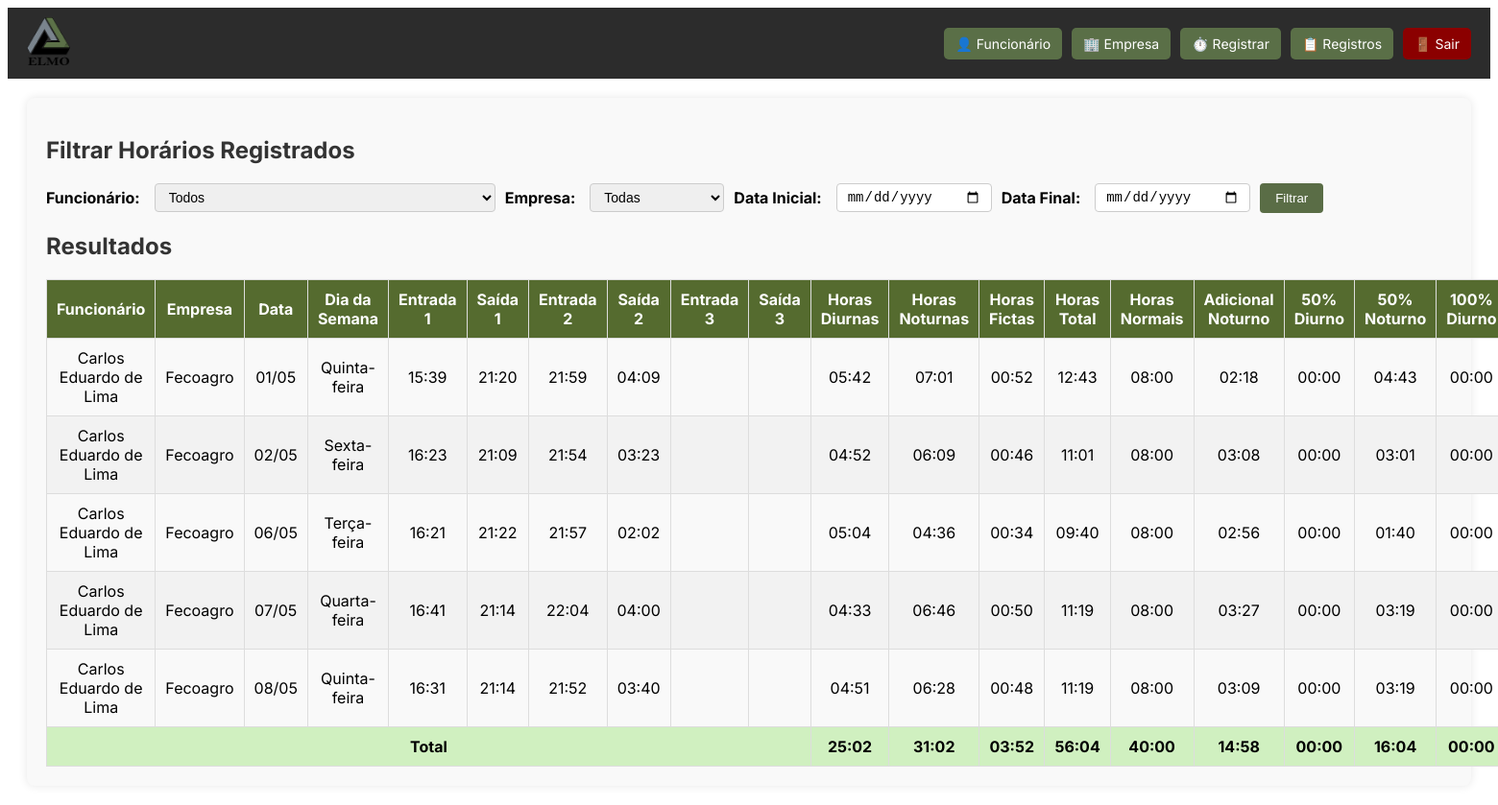
/lista-registros?funcionario_id=1 (signed in), run on an earlier commit of the app's database.
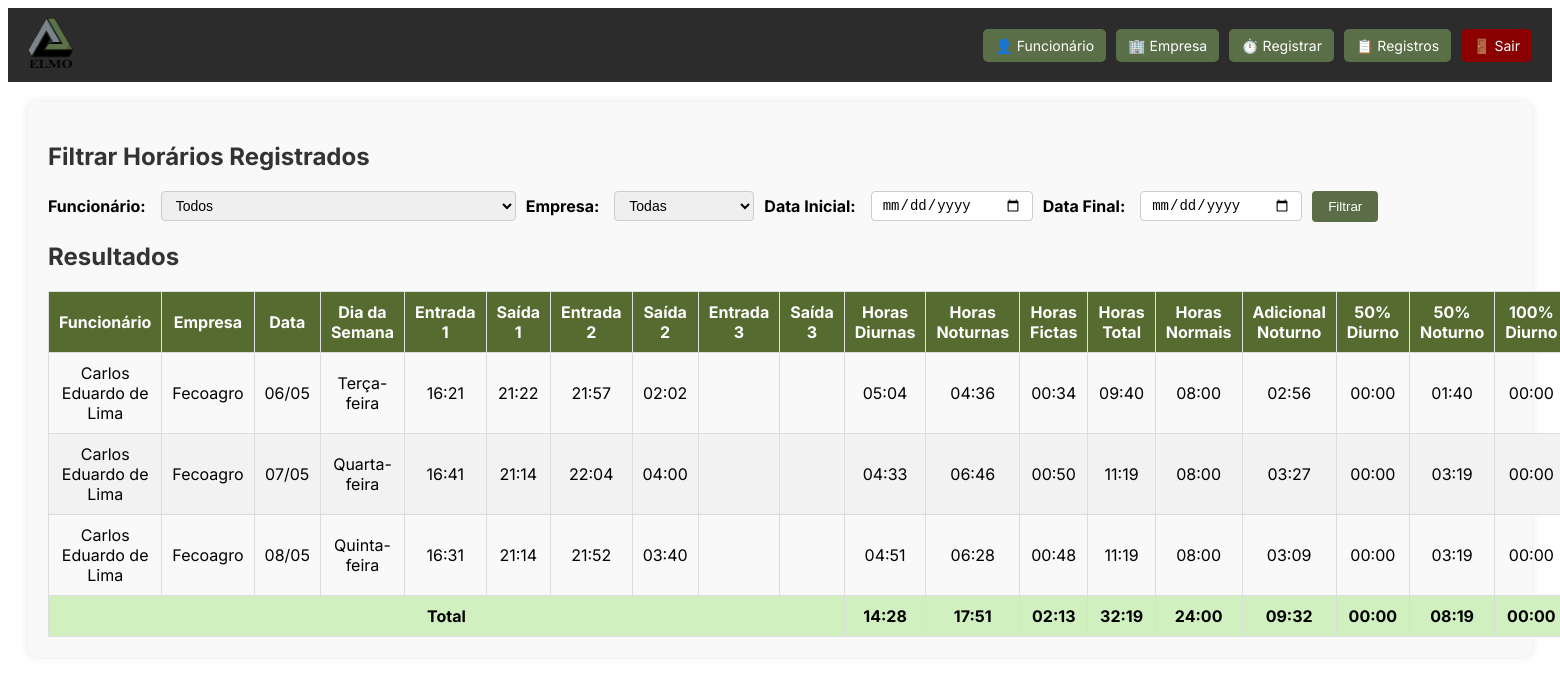
And on a later commit of the database.
### models.py (models this page shows)
class Ponto(db.Model):
    id = db.Column(db.Integer, primary_key=True)
    funcionario_id = db.Column(db.Integer, db.ForeignKey('funcionario.id'), nullable=False)
    empresa_id = db.Column(db.Integer, db.ForeignKey('empresa.id'), nullable=False)
    data = db.Column(db.String(10), nullable=False)
    entrada1 = db.Column(db.String(5))
    saida1 = db.Column(db.String(5))
    entrada2 = db.Column(db.String(5))
    saida2 = db.Column(db.String(5))
    entrada3 = db.Column(db.String(5))
    saida3 = db.Column(db.String(5))
    funcionario = db.relationship('Funcionario', backref=db.backref('pontos', lazy=True))
    empresa = db.relationship('Empresa', backref=db.backref('pontos', lazy=True))

class Funcionario(db.Model):
    id = db.Column(db.Integer, primary_key=True)
    nome = db.Column(db.String(100), nullable=False)
    cpf = db.Column(db.String(14), unique=True, nullable=True)

class Empresa(db.Model):
    id = db.Column(db.Integer, primary_key=True)
    nome = db.Column(db.String(100), nullable=False)
    vale_alimentacao = db.Column(db.Float, nullable=False)

### app.py (the view, shortened to what this page needs)
@app.route("/lista-registros", methods=["GET"])
def lista_registros():
    if not session.get("usuario_logado"):
        return redirect(url_for("login"))
    funcionarios = Funcionario.query.order_by(Funcionario.nome.asc()).all()
    empresas = Empresa.query.order_by(Empresa.nome.asc()).all()
    query = Ponto.query
    funcionario_id = request.args.get("funcionario_id")
    empresa_id = request.args.get("empresa_id")
    data_ini = request.args.get("data_ini")
    data_fim = request.args.get("data_fim")
    if funcionario_id:
        query = query.filter_by(funcionario_id=funcionario_id)
    if empresa_id:
        query = query.filter_by(empresa_id=empresa_id)
    if data_ini:
        query = query.filter(Ponto.data >= data_ini)
    if data_fim:
        query = query.filter(Ponto.data <= data_fim)
    pontos = []
    if funcionario_id or empresa_id or data_ini or data_fim:
        pontos = query.order_by(Ponto.data.asc()).all()
    INIDIA = time(5, 0)
    FIMDIA = time(22, 0)
    ININOT = time(22, 0)
    FIMNOT = time(5, 0)
    def to_time(valor):
        if isinstance(valor, str):
            return datetime.strptime(valor, "%H:%M").time()
        return valor
    for ponto in pontos:
        if isinstance(ponto.data, str):
            ponto.data_obj = datetime.strptime(ponto.data, "%Y-%m-%d")
        else:
            ponto.data_obj = ponto.data
        ponto.horas_diurnas_reais = timedelta()
        ponto.horas_noturnas_reais = timedelta()
        ponto.horas_fictas = timedelta()
        ponto.horas_adicional = timedelta()
        ponto.horas_adicional_ficta = timedelta()
        ponto.horas_diurnas = timedelta()
        ponto.horas_noturnas = timedelta()
        ponto.horas_total = timedelta()
        ponto.extra_50_diurno = timedelta()
        ponto.extra_50_noturno = timedelta()
        ponto.extra_50_noturno_reais = timedelta()
        ponto.extra_100_diurno = timedelta()
        ponto.extra_100_noturno = timedelta()
        ponto.horas_normais = timedelta(hours=8)
        if ponto.data_obj.weekday() == 5:
            ponto.horas_normais = timedelta(hours=4)
        turnos = [(ponto.entrada1, ponto.saida1), (ponto.entrada2, ponto.saida2), (ponto.entrada3, ponto.saida3)]
        minutos_marcados = []
        for entrada, saida in turnos:
            if entrada and saida:
                entrada = to_time(entrada)
                saida = to_time(saida)
                entrada_dt = datetime.combine(ponto.data_obj, entrada)
                saida_dt = datetime.combine(ponto.data_obj, saida)
                if saida < entrada:
                    saida_dt += timedelta(days=1)
                atual = entrada_dt
                while atual < saida_dt:
                    minutos_marcados.append(atual)
                    atual += timedelta(minutes=1)
        acumulado_domingo = timedelta()
        duracao_dentro_domingo = timedelta()
        for minuto in minutos_marcados:
            hora = minuto.time()
            tipo = "diurna"
            if hora >= ININOT or hora < FIMNOT:
                tipo = "noturna"
            if ponto.horas_normais > timedelta():
                ponto.horas_normais -= timedelta(minutes=1)
                if tipo == "diurna":
                    ponto.horas_diurnas += timedelta(minutes=1)
                    ponto.horas_diurnas_reais += timedelta(minutes=1)
                else:
                    ponto.horas_noturnas_reais += timedelta(minutes=1)
                    ponto.horas_adicional += timedelta(minutes=1)
            else:
                if tipo == "diurna":
                    ponto.extra_50_diurno += timedelta(minutes=1)
                    ponto.horas_diurnas_reais += timedelta(minutes=1)
                else:
                    ponto.extra_50_noturno_reais += timedelta(minutes=1)
                    ponto.horas_noturnas_reais += timedelta(minutes=1)
        if ponto.data_obj.weekday() < 5:
            ponto.horas_noturnas = ponto.horas_noturnas_reais * 1.142857
            ponto.horas_total = ponto.horas_diurnas_reais + ponto.horas_noturnas
            ponto.horas_fictas= ponto.horas_noturnas_reais * 0.142857
            carga_horaria_diaria = timedelta(hours=8)
            jornada_total = ponto.horas_diurnas_reais + ponto.horas_noturnas
            if jornada_total < carga_horaria_diaria:
                ponto.horas_normais = jornada_total
            else:
                ponto.horas_normais = carga_horaria_diaria
                ponto.extra_50_noturno = ( ponto.extra_50_noturno_reais * 1.142857 ) + ( ponto.horas_adicional * 0.142857 )
    total = {
            "horas_diurnas": timedelta(),
            "horas_noturnas": timedelta(),
            "horas_fictas": timedelta(),
            "horas_total": timedelta(),
            "horas_normais": timedelta(),
            "horas_adicional": timedelta(),
            "extra_50_diurno": timedelta(),
            "extra_50_noturno": timedelta(),
            "extra_100_diurno": timedelta(),
            "extra_100_noturno": timedelta(),
        }
    for ponto in pontos:
            total["horas_diurnas"] += ponto.horas_diurnas_reais
            total["horas_noturnas"] += ponto.horas_noturnas
            total["horas_fictas"] += ponto.horas_fictas
            total["horas_total"] += ponto.horas_total
            total["horas_normais"] += ponto.horas_normais
            total["horas_adicional"] += ponto.horas_adicional
            total["extra_50_diurno"] += ponto.extra_50_diurno
            total["extra_50_noturno"] += ponto.extra_50_noturno
            total["extra_100_diurno"] += ponto.extra_100_diurno
            total["extra_100_noturno"] += ponto.extra_100_noturno
    return render_template("lista_registros.html", pontos=pontos, funcionarios=funcionarios, empresas=empresas, total=total)

### app.py (called while the page is built)
@app.template_filter('horario_formatado')
def horario_formatado(value):
    if not value:
        return "00:00"
    total_minutes = int(value.total_seconds() // 60)
    horas = total_minutes // 60
    minutos = total_minutes % 60
    return f"{horas:02d}:{minutos:02d}"

@app.template_filter('formatar_dia_semana')
def formatar_dia_semana(data):
    return format_datetime(data, "EEEE", locale='pt_BR').capitalize()

### templates/lista_registros.html (shortened to what this page needs)
{% extends "base.html" %}
{% block content %}
<div class="box">
    <h2>Filtrar Horários Registrados</h2>
    <form method="GET" class="filter-lista-form">
        <label for="funcionario_id">Funcionário:</label>
        <select name="funcionario_id" id="funcionario_id">
            <option value="">Todos</option>
        </select>
        <label for="empresa_id">Empresa:</label>
        <select name="empresa_id" id="empresa_id">
            <option value="">Todas</option>
        </select>
        <label for="data_ini">Data Inicial:</label>
        <input type="date" name="data_ini" id="data_ini">
        <label for="data_fim">Data Final:</label>
        <input type="date" name="data_fim" id="data_fim">
        <button type="submit" class="btn-lista-filter">Filtrar</button>
    </form>
</div>
<div class="box">
    <h2>Resultados</h2>
    <div class="table-responsive">
        <table class="styled-table">
            <thead>
                <tr>
                    <th>Funcionário</th>
                    <th>Empresa</th>
                    <th>Data</th>
                    <th>Dia da Semana</th>
                    <th>Entrada 1</th><th>Saída 1</th>
                    <th>Entrada 2</th><th>Saída 2</th>
                    <th>Entrada 3</th><th>Saída 3</th>
                    <th>Horas Diurnas</th>
                    <th>Horas Noturnas</th>
                    <th>Horas Fictas</th>
                    <th>Horas Total</th>
                    <th>Horas Normais</th>
                    <th>Adicional Noturno</th>
                    <th>50% Diurno</th>
                    <th>50% Noturno</th>
                    <th>100% Diurno</th>
                </tr>
            </thead>
            <tbody>
                {% for p in pontos %}
                <tr class="{% if p.data_obj | formatar_dia_semana == 'Domingo' %}domingo{% endif %}">
                    <td>{{ p.funcionario.nome }}</td>
                    <td>{{ p.empresa.nome }}</td>
                    <td>{{ p.data_obj.strftime('%d/%m') }}</td>
                    <td>{{ p.data_obj | formatar_dia_semana }}</td>
                    <td>{{ p.entrada1 or '' }}</td><td>{{ p.saida1 or '' }}</td>
                    <td>{{ p.entrada2 or '' }}</td><td>{{ p.saida2 or '' }}</td>
                    <td>{{ p.entrada3 or '' }}</td><td>{{ p.saida3 or '' }}</td>
                    <td>{{ p.horas_diurnas_reais|horario_formatado }}</td>
                    <td>{{ p.horas_noturnas|horario_formatado }}</td>
                    <td>{{ p.horas_fictas|horario_formatado }}</td>
                    <td>{{ p.horas_total|horario_formatado }}</td>
                    <td>{{ p.horas_normais|horario_formatado }}</td>
                    <td>{{ p.horas_adicional|horario_formatado }}</td>
                    <td>{{ p.extra_50_diurno|horario_formatado }}</td>
                    <td>{{ p.extra_50_noturno|horario_formatado }}</td>
                    <td>{{ p.extra_100_diurno|horario_formatado }}</td>
                </tr>
                {% endfor %}
            </tbody>
            <tfoot>
                <tr class="total-row">
                    <td colspan="10">Total</td>
                    <td>{{ total.horas_diurnas|horario_formatado }}</td>
                    <td>{{ total.horas_noturnas|horario_formatado }}</td>
                    <td>{{ total.horas_fictas|horario_formatado }}</td>
                    <td>{{ total.horas_total|horario_formatado }}</td>
                    <td>{{ total.horas_normais|horario_formatado }}</td>
                    <td>{{ total.horas_adicional|horario_formatado }}</td>
                    <td>{{ total.extra_50_diurno|horario_formatado }}</td>
                    <td>{{ total.extra_50_noturno|horario_formatado }}</td>
                    <td>{{ total.extra_100_diurno|horario_formatado }}</td>
                </tr>
            </tfoot>
        </table>
    </div>
</div>
{% endblock %}

### templates/base.html (shortened to what this page needs)
<!DOCTYPE html>
<html lang="pt-BR">
<head>
    <link rel="stylesheet" href="{{ url_for('static', filename='style.css') }}">
</head>
<body>
    <header class="navbar">
        <div class="logo">
            <img src="{{ url_for('static', filename='elmo_logo.png') }}" alt="Logo Elmo" height="60">
        </div>
        <div class="menu">
            <a href="{{ url_for('cadastro_funcionario') }}" class="btn">👤 Funcionário</a>
            <a href="{{ url_for('cadastro_empresa') }}" class="btn">🏢 Empresa</a>
            <a href="{{ url_for('registro') }}" class="btn">⏱️ Registrar</a>
            <a href="{{ url_for('lista_registros') }}" class="btn">📋 Registros</a>
            <a href="{{ url_for('logout') }}" class="btn logout-btn">🚪 Sair</a>
        </div>
    </header>
    <main class="container">
        {% block content %}{% endblock %}
    </main>
</body>
</html>

### static/style.css (style rules this page uses)
.navbar { display: flex; align-items: center; justify-content: space-between; background-color: #2c2c2c; padding: 10px 20px; flex-wrap: wrap; }
.logo img { height: 50px; }
.menu { display: flex; gap: 10px; align-items: center; margin-left: auto; }
.btn { color: white; text-decoration: none; background-color: #5a6f47; padding: 8px 12px; border-radius: 5px; font-size: 14px; transition: background-color 0.3s; }
.logout-btn { background-color: #8b0000; }
.container { padding: 20px; background-color: #f9f9f9; margin: 20px; border-radius: 8px; box-shadow: 0 0 10px rgba(0,0,0,0.1); }
h2, h3 { color: #333; }
table { width: 100%; border-collapse: collapse; margin-top: 20px; }
table th, table td { border: 1px solid #ccc; padding: 8px; text-align: center; }
table th { background-color: #6a7751; color: white; }
table tr:nth-child(even) { background-color: #f5f5f5; }
h2 { margin-bottom: 20px; color: #333; }
form { display: flex; flex-wrap: wrap; gap: 10px; align-items: center; }
label { font-weight: bold; margin-right: 5px; }
input[type="date"], input[type="time"], select { padding: 6px 8px; border: 1px solid #ccc; border-radius: 5px; outline: none; }
.styled-table { width: 100%; border-collapse: collapse; margin-top: 10px; }
.styled-table th, .styled-table td { border: 1px solid #ddd; padding: 10px; text-align: center; }
.styled-table th { background-color: #556b2f; color: white; }
.styled-table tr:nth-child(even) { background-color: #f2f2f2; }
select, input[type="date"], input[type="time"] { padding: 6px 8px; border: 1px solid #ccc; border-radius: 5px; outline: none; min-width: 140px; }
.filter-lista-form { display: flex; flex-wrap: wrap; align-items: center; gap: 10px; margin-bottom: 20px; }
.filter-lista-form label { margin-right: 5px; font-weight: bold; }
.filter-lista-form select, .filter-lista-form input[type="date"] { padding: 5px 10px; font-size: 14px; border: 1px solid #ccc; border-radius: 4px; }
.btn-lista-filter { background-color: #5a6d46; color: white; border: none; padding: 8px 16px; border-radius: 4px; cursor: pointer; }
.total-row td { background-color: #d0f0c0; font-weight: bold; }
a.btn, a.btn-green { text-decoration: none; }
body { font-family: 'Inter', sans-serif; }

What changed in the data, as far as the page shows it:
removed Ponto: funcionario.nome "Carlos Eduardo de Lima", empresa.nome "Fecoagro", data_obj "01/05", data_obj "Quinta-feira", entrada1 "15:39", saida1 "21:20", entrada2 "21:59", saida2 "04:09", horas_diurnas_reais|horario_formatado "05:42", horas_noturnas|horario_formatado "07:01", horas_fictas|horario_formatado "00:52", horas_total|horario_formatado "12:43", horas_normais|horario_formatado "08:00", horas_adicional|horario_formatado "02:18", extra_50_diurno|horario_formatado "00:00", extra_50_noturno|horario_formatado "04:43", extra_100_diurno|horario_formatado "00:00"
removed Ponto: funcionario.nome "Carlos Eduardo de Lima", empresa.nome "Fecoagro", data_obj "02/05", data_obj "Sexta-feira", entrada1 "16:23", saida1 "21:09", entrada2 "21:54", saida2 "03:23", horas_diurnas_reais|horario_formatado "04:52", horas_noturnas|horario_formatado "06:09", horas_fictas|horario_formatado "00:46", horas_total|horario_formatado "11:01", horas_normais|horario_formatado "08:00", horas_adicional|horario_formatado "03:08", extra_50_diurno|horario_formatado "00:00", extra_50_noturno|horario_formatado "03:01", extra_100_diurno|horario_formatado "00:00"
Also different on the page:
{{ total.horas_diurnas|horario_formatado }}: "25:02" → "14:28"
{{ total.horas_noturnas|horario_formatado }}: "31:02" → "17:51"
{{ total.horas_fictas|horario_formatado }}: "03:52" → "02:13"
{{ total.horas_total|horario_formatado }}: "56:04" → "32:19"
{{ total.horas_normais|horario_formatado }}: "40:00" → "24:00"
{{ total.horas_adicional|horario_formatado }}: "14:58" → "09:32"
{{ total.extra_50_noturno|horario_formatado }}: "16:04" → "08:19"
